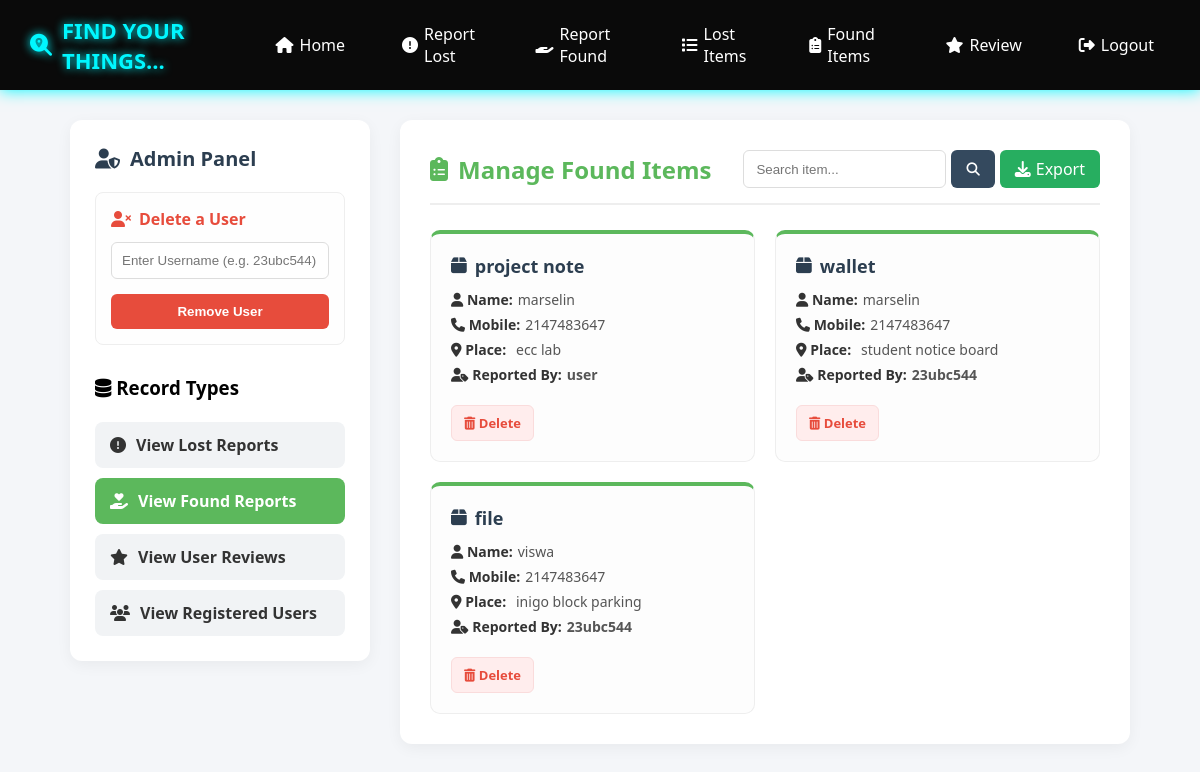
/admin.php?view=found (signed in), run on the app's committed database.
### tables this page shows
CREATE TABLE `found` (
  `id` int(11) NOT NULL,
  `names` varchar(100) NOT NULL,
  `mobile` int(10) NOT NULL,
  `item` varchar(100) NOT NULL,
  `place` varchar(100) NOT NULL,
  `posted_by` varchar(100) DEFAULT NULL
);

### admin.php (the view, shortened to what this page needs)
<?php
include("db.php");
$current_view = 'lost';
if(isset($_GET['view'])) {
    if($_GET['view'] == 'found') $current_view = 'found';
}
$search = isset($_GET['search']) ? mysqli_real_escape_string($conn, $_GET['search']) : '';
if ($current_view == 'found') {
    if (!empty($search)) {
        $query = "SELECT * FROM found WHERE item LIKE '%$search%'";
    } else {
        $query = "SELECT * FROM found";
    }
} elseif ($current_view == 'review') {
    if (!empty($search)) {
        $query = "SELECT * FROM reviews WHERE review_text LIKE '%$search%'";
    } else {
        $query = "SELECT * FROM reviews ORDER BY created_at DESC";
    }
} elseif ($current_view == 'users') {
    if (!empty($search)) {
        $query = "SELECT * FROM data WHERE name LIKE '%$search%' AND role='user'";
    } else {
        $query = "SELECT * FROM data WHERE role='user'";
    }
} else {
    if (!empty($search)) {
        $query = "SELECT * FROM lost WHERE item LIKE '%$search%'";
    } else {
        $query = "SELECT * FROM lost";
    }
}
$result = mysqli_query($conn, $query);
?>
<!DOCTYPE html>
<html lang="en">
<head>
    <link rel="stylesheet" href="https://cdnjs.cloudflare.com/ajax/libs/font-awesome/6.5.0/css/all.min.css">
</head>
<body>
    <?php include("nav.php"); ?>
    <div class="admin-wrapper">
        <div class="dashboard-grid">
            <div class="sidebar">
                <h2><i class="fas fa-user-shield"></i> Admin Panel</h2>
                <div class="delete-user-form">
                    <h3><i class="fas fa-user-times"></i> Delete a User</h3>
                    <form action="" method="post">
                        <input type="text" name="name" placeholder="Enter Username (e.g. 23ubc544)" required>
                        <button type="submit" name="delete_user" class="btn-delete" onclick="return confirm('WARNING: Are you sure you want to completely delete this user?');">
                            Remove User
                        </button>
                    </form>
                </div>
                <h3><i class="fas fa-database"></i> Record Types</h3><br>
                <div class="tabs">
                    <a href="admin.php?view=lost" class="tab-btn <?php echo $current_view == 'lost' ? 'active lost' : ''; ?>">
                        <i class="fas fa-exclamation-circle"></i> View Lost Reports
                    </a>
                    <a href="admin.php?view=found" class="tab-btn <?php echo $current_view == 'found' ? 'active found' : ''; ?>">
                        <i class="fas fa-hand-holding-heart"></i> View Found Reports
                    </a>
                    <a href="admin.php?view=review" class="tab-btn <?php echo $current_view == 'review' ? 'active review' : ''; ?>">
                        <i class="fas fa-star"></i> View User Reviews
                    </a>
                    <a href="admin.php?view=users" class="tab-btn <?php echo $current_view == 'users' ? 'active active-users' : ''; ?>">
                        <i class="fas fa-users"></i> View Registered Users
                    </a>
                </div>
            </div>
            <div class="main-content">
                <div class="main-header">
                    <h1>
                        <i class="fas fa-<?php echo $current_view == 'found' ? 'clipboard-list' : 'list-ul'; ?>"></i>
                        Manage <?php echo ucfirst($current_view); ?> Items
                    </h1>
                    <div class="search-box">
                        <form method="GET">
                            <input type="text" name="search" placeholder="Search item..." value="<?php echo htmlspecialchars($search); ?>">
                            <button type="submit"><i class="fas fa-search"></i></button>
                            <a href="export.php?view=<?php echo urlencode($current_view); ?>&search=<?php echo urlencode($search); ?>" class="btn-download" title="Download Report as CSV">
                                <i class="fas fa-download"></i> Export
                            </a>
                        </form>
                    </div>
                </div>
                <div class="records-grid">
                    <?php
                    if ($result && mysqli_num_rows($result) > 0) {
                        while($row = mysqli_fetch_assoc($result)) {
                            echo "<div class='record-card'>";
                            if ($current_view == 'review') {
                                echo "<div class='item-title'><i class='fas fa-comment-dots'></i> User Review</div>";
                                echo "<p><span class='label'><i class='fas fa-user-tag'></i> User:</span> <strong>" . htmlspecialchars($row['posted_by']) . "</strong></p>";
                                echo "<p><span class='label'><i class='fas fa-calendar-alt'></i> Date:</span> " . htmlspecialchars($row['created_at']) . "</p>";
                                echo "<br><p>\"" . nl2br(htmlspecialchars($row['review_text'])) . "\"</p>";
                                $delete_param = 'delete_review';
                            } else {
                                echo "<div class='item-title'><i class='fas fa-box'></i> " . htmlspecialchars($row['item']) . "</div>";
                                echo "<p><span class='label'><i class='fas fa-user'></i> Name:</span> " . htmlspecialchars($row['names']) . "</p>";
                                echo "<p><span class='label'><i class='fas fa-phone'></i> Mobile:</span> " . htmlspecialchars($row['mobile']) . "</p>";
                                echo "<p><span class='label'><i class='fas fa-map-marker-alt'></i> Place:</span> " . htmlspecialchars($row['place']) . "</p>";
                                if (isset($row['posted_by']) && !empty($row['posted_by'])) {
                                    echo "<p><span class='label'><i class='fas fa-user-tag'></i> Reported By:</span> <strong>" . htmlspecialchars($row['posted_by']) . "</strong></p>";
                                }
                                $delete_param = $current_view == 'found' ? 'delete_found' : 'delete_lost';
                            }
                            if ($current_view == 'users') {
                                echo "<form action='admin.php' method='POST' style='display:inline;'>
                                        <input type='hidden' name='name' value='".htmlspecialchars($row['name'])."'>
                                        <button type='submit' name='delete_user' class='btn-card-delete' style='border:none; cursor:pointer; width:auto; padding:8px 12px; margin-top:15px;' onclick=\"return confirm('Are you sure you want to permanently delete this user?')\">
                                            <i class='fas fa-trash-alt'></i> Delete User
                                        </button>
                                      </form>";
                            } else {
                                echo "<a href='admin.php?view={$current_view}&{$delete_param}=" . urlencode($row['id']) . "'
                                       class='btn-card-delete'
                                       onclick=\"return confirm('Are you sure you want to permanently delete this record?')\">
                                       <i class='fas fa-trash-alt'></i> Delete
                                      </a>";
                            }
                            echo "</div>";
                        }
                    } else {
                        echo "<div class='no-data'>";
                        echo "<i class='fas fa-folder-open' style='font-size: 30px; margin-bottom: 15px; color: #ccc;'></i><br>";
                        echo "No " . htmlspecialchars($current_view) . " items found.";
                        echo "</div>";
                    }
                    ?>
                </div>
            </div>
        </div>
    </div>
</body>
</html>

### nav.php (style rules this page uses)
body { margin: 0; font-family: 'Segoe UI', Tahoma, Geneva, Verdana, sans-serif; }

### data on the page
found: item "project note", names "marselin", mobile "2147483647", place "ecc lab", posted_by "user"
found: item "wallet", names "marselin", mobile "2147483647", place "student notice board", posted_by "23ubc544"
found: item "file", names "viswa", mobile "2147483647", place "inigo block parking", posted_by "23ubc544"

### other printed values
$current_view "Found"
